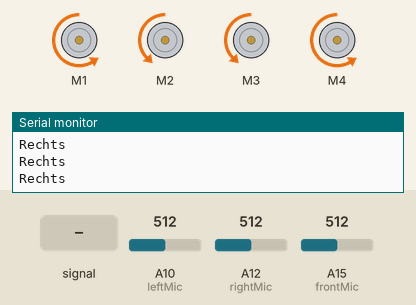
A sketch run on a simulated Arduino Mega 2560, built with avr-gcc and run on an emulated ATmega2560. On the bench: 4 × DC motor (green arrow = forward, orange = backward, longer = faster), the last lines printed to the serial monitor. The test bench sets the inputs (shaded band); at power-on: A10 (leftMic) = 512, A12 (rightMic) = 512, A15 (frontMic) = 512.

Above: at 1.3 s.
1.4 s: A10 (leftMic) fed a 200 Hz sine of ±81 counts around its level
At 2.0 s:
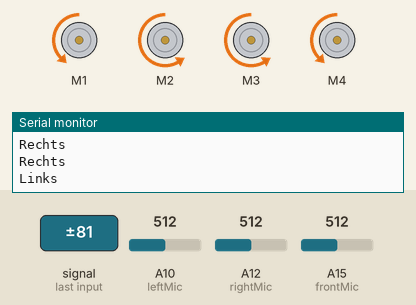
4.5 s: A10 (leftMic) set to 716
At 5.2 s:
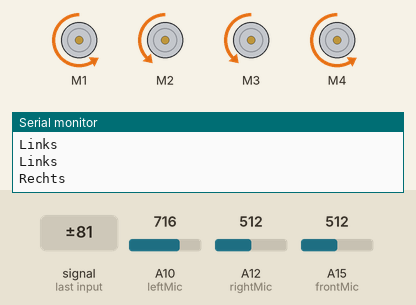
7.6 s: A10 (leftMic) set to 463
10.7 s: A10 (leftMic) set to 441
Timing chart, 0 to 14.8 s (numbered marks = the images above; inputs shaded):
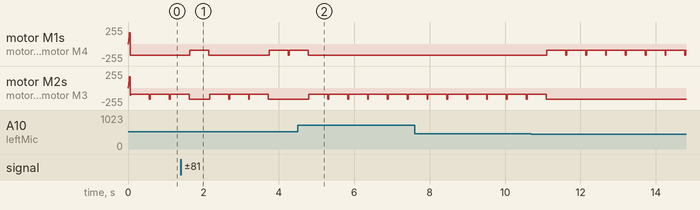

The sketch:

Music_Det_Test.ino
```cpp
#include <AFMotor.h>

#define leftMic A10
#define rightMic A12
#define frontMic A15


const int maxArray = 100;
short leftAve[maxArray]; short rightAve[maxArray]; short frontAve[maxArray];

int newAve=0; int oldAve=1;
float leftAcc=0; float rightAcc=0; float frontAcc=0;
float level=0; float levelAcc=0;
float leftLevel=0; float rightLevel=0; float frontLevel=0;
float left=0; float right=0; float front=0;
float centerLR=0; float centerFB=0;
int SpeedL=30;
int SpeedR=30;
/*---------- Gear-Motor Controls ----------*/
int gearsOff=0;
int forwardDrive=1; int reverseDrive=2;
int rightTurn=3; int leftTurn=4;

AF_DCMotor M1(1, MOTOR12_1KHZ);
AF_DCMotor M2(2, MOTOR12_1KHZ);
AF_DCMotor M3(3, MOTOR34_1KHZ);
AF_DCMotor M4(4, MOTOR34_1KHZ);


void setup() {
  // put your setup code here, to run once:
  Serial.begin(9600);
    /*---------- Intitialize Array ----------*/
  for(int i=0; i<maxArray; i++)
  {
    leftAve[i]=0; rightAve[i]=0;
  }
}

void loop() {
  // put your main code here, to run repeatedly:
 // put your main code here, to run repeatedly:
  leftAve[newAve] = analogRead(leftMic);
  leftAcc += leftAve[newAve];
  leftAcc -= leftAve[oldAve];

  rightAve[newAve] = analogRead(rightMic);
  rightAcc += rightAve[newAve];
  rightAcc -= rightAve[oldAve];

  frontAve[newAve] = analogRead(frontMic);
  frontAcc += frontAve[newAve];
  frontAcc -= frontAve[oldAve];

   right = abs((rightAcc/maxArray)  -  (rightAve[newAve]));
  left = abs((leftAcc/maxArray)    -  (leftAve[newAve]));
  front = abs((frontAcc/maxArray)  -  (frontAve[newAve]));


  centerLR += right; centerLR -= left; centerLR /= 1.2;
  centerFB += front; centerFB /= 1.25;

  newAve++;
  if(newAve == maxArray)
  {
    newAve=0;
  }
  oldAve++;
  if(oldAve==maxArray)
  {
    oldAve=0;
  }


//if (centerFB > 0){
  //Serial.println("Forward");
  //motorControl(1);
  //delay(500);
  motorControl(1);
  if (centerLR > 7)
  {
    Serial.println("Links");
    motorControl(4);
    delay(500);
  }
  else if (centerLR < 7)
  {
    motorControl(3);
    Serial.println("Rechts");
    delay(500);
  }
  else
  {
    Serial.println("Vorne");
    motorControl(1);
    delay(500);
  }
//}


}

/*------------------------------ Control Gear Motors ------------------------------*/
#define maximum_speed 180
boolean drive = false;      //Default Setting: Motor Gears are off
//M1HL,M2HR,M3VR,M4VL
void motorControl(int control)
{
  switch(control)
  {
    case 0: //Gear-Motors are off
           M1.run(RELEASE); M2.run(RELEASE); M3.run(RELEASE); M4.run(RELEASE);
    break;

    case 1: //Drive the car forward
          if(!drive)
          {
            drive=true;
            M1.run(FORWARD); M2.run(FORWARD); M3.run(FORWARD); M4.run(FORWARD);

            for (int i=30; i < maximum_speed; i+=20) //slowly increase the speed of the car to the maximum speed
            {
              M1.setSpeed(i); M2.setSpeed(i); M3.setSpeed(i); M4.setSpeed(i);
              delay(5);
              SpeedL=i;
              SpeedR=i;
            }


           }
    break;

    case 2: //Reverse the car
            drive=true;
            M1.run(BACKWARD); M2.run(BACKWARD); M3.run(BACKWARD); M4.run(BACKWARD);

            for (int i=30; i < maximum_speed; i+=20) //slowly increase the speed of the car to the maximum speed
            {
              M1.setSpeed(i); M2.setSpeed(i); M3.setSpeed(i); M4.setSpeed(i);
              delay(5);
              SpeedL=i;
              SpeedR=i;


            }

    break;
    case 3: //Turn the car to the right
            drive=true;
            M1.run(BACKWARD); M2.run(BACKWARD); M3.run(BACKWARD); M4.run(BACKWARD);
                        if(SpeedL<SpeedR)
            SpeedL=SpeedR;
            else
            SpeedR=SpeedL;
            for (int i=SpeedL; i>SpeedL/2; i-=20) //slowly increase the speed of the car to the maximum speed
            {

              M1.setSpeed(SpeedL); M2.setSpeed(i); M3.setSpeed(i); M4.setSpeed(SpeedL);
              delay(5);
              SpeedR=i;
              }

    break;

    case 4: //Turn the car to the left
              drive=true;
            M1.run(BACKWARD); M2.run(BACKWARD); M3.run(BACKWARD); M4.run(BACKWARD);
            if(SpeedL<SpeedR)
            SpeedL=SpeedR;
            else
            SpeedR=SpeedL;
            for (int i=SpeedR; i>SpeedR/2; i-=20) //slowly increase the speed of the car to the maximum speed
            {

              M1.setSpeed(i); M2.setSpeed(SpeedR); M3.setSpeed(SpeedR); M4.setSpeed(i);
              delay(5);
              SpeedL=i;
              }
    break;

    default: //Gear-Motors are off by default
          M1.run(RELEASE); M2.run(RELEASE); M3.run(RELEASE); M4.run(RELEASE);
    break;
  }
}
```

Measured:
- after the input at 1.4 s, motor M1, motor M4: backward 170/255 → backward 90/255 after 0.24 s, → backward 170/255 0.51 s later, → backward 90/255 1.6 s later
- after the input at 4.5 s, motor M1, motor M4: goes on until 4.8 s, then stays backward 170/255
